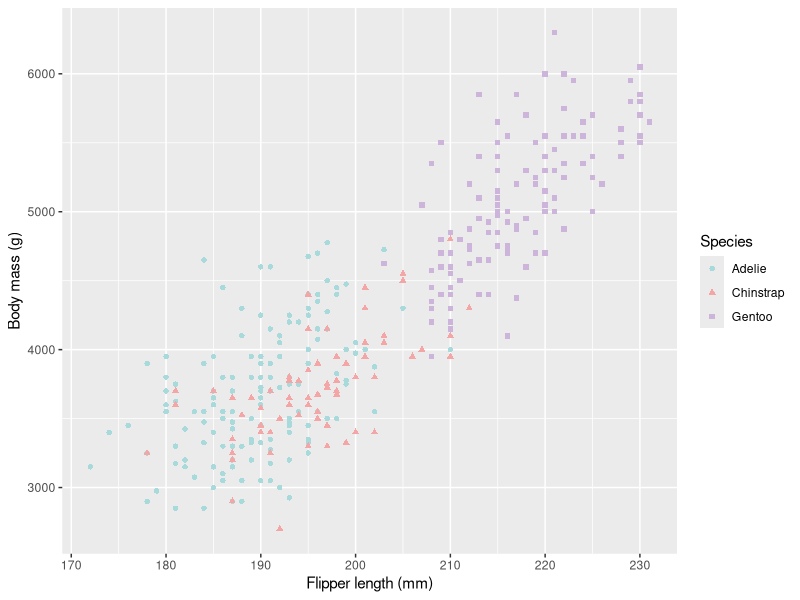

Write R code to recreate this figure.
## ---- chunk 1
#| message: false
#| warning: false

library(palmerpenguins)

penguins <- palmerpenguins::penguins

head(penguins)
## ---- chunk 2
avg_species_mass <- aggregate(body_mass_g ~ species, data = penguins, FUN = mean, na.rm = TRUE)

avg_species_mass
## ---- chunk 3
#| label: fig-flipper-mass-r
#| fig-cap: "Flipper length and body mass of Palmer Penguins, by species."


library(ggplot2)

ggplot(penguins, aes(x = flipper_length_mm, y = body_mass_g, color = species, shape = species)) +
geom_point() +
scale_color_manual(values = c(
"Adelie" = "#A8DADC",
"Chinstrap" = "#F4A6A6",
"Gentoo" = "#CDB4DB"
)) +
labs(
x = "Flipper length (mm)",
y = "Body mass (g)",
color = "Species",
shape = "Species"
)
